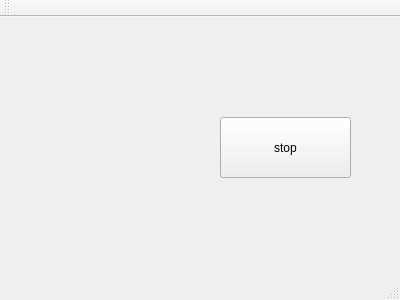
<?xml version="1.0" encoding="UTF-8"?>
<ui version="4.0">
 <class>MainWindow</class>
 <widget class="QMainWindow" name="MainWindow">
  <property name="geometry">
   <rect>
    <x>0</x>
    <y>0</y>
    <width>400</width>
    <height>300</height>
   </rect>
  </property>
  <property name="windowTitle">
   <string>MainWindow</string>
  </property>
  <widget class="QWidget" name="centralWidget">
   <widget class="QPushButton" name="pushButton_stop">
    <property name="geometry">
     <rect>
      <x>220</x>
      <y>100</y>
      <width>131</width>
      <height>61</height>
     </rect>
    </property>
    <property name="text">
     <string>stop</string>
    </property>
   </widget>
  </widget>
  <widget class="QMenuBar" name="menuBar">
   <property name="geometry">
    <rect>
     <x>0</x>
     <y>0</y>
     <width>400</width>
     <height>17</height>
    </rect>
   </property>
  </widget>
  <widget class="QToolBar" name="mainToolBar">
   <attribute name="toolBarArea">
    <enum>TopToolBarArea</enum>
   </attribute>
   <attribute name="toolBarBreak">
    <bool>false</bool>
   </attribute>
  </widget>
  <widget class="QStatusBar" name="statusBar"/>
 </widget>
 <layoutdefault spacing="6" margin="11"/>
 <resources/>
 <connections/>
</ui>
